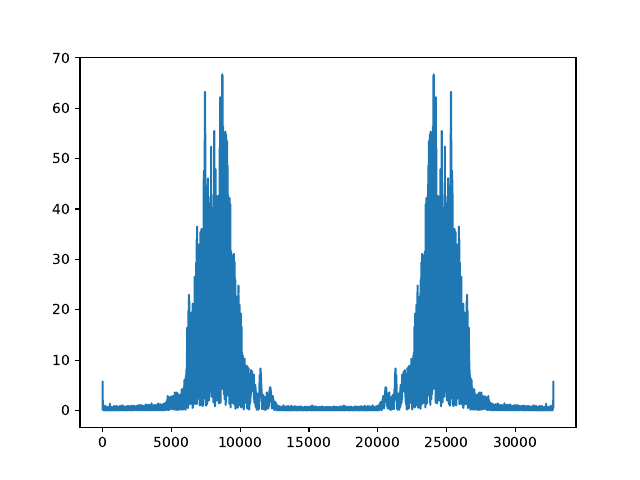

Write the Python code that produced this figure.
from matplotlib import pyplot as plt

with open('../out.txt','r') as f:
  data=[float(line[:-1]) for line in f.readlines()]
  plt.plot(data)

  plt.savefig('plot.png')
  plt.savefig('plot.pdf')

